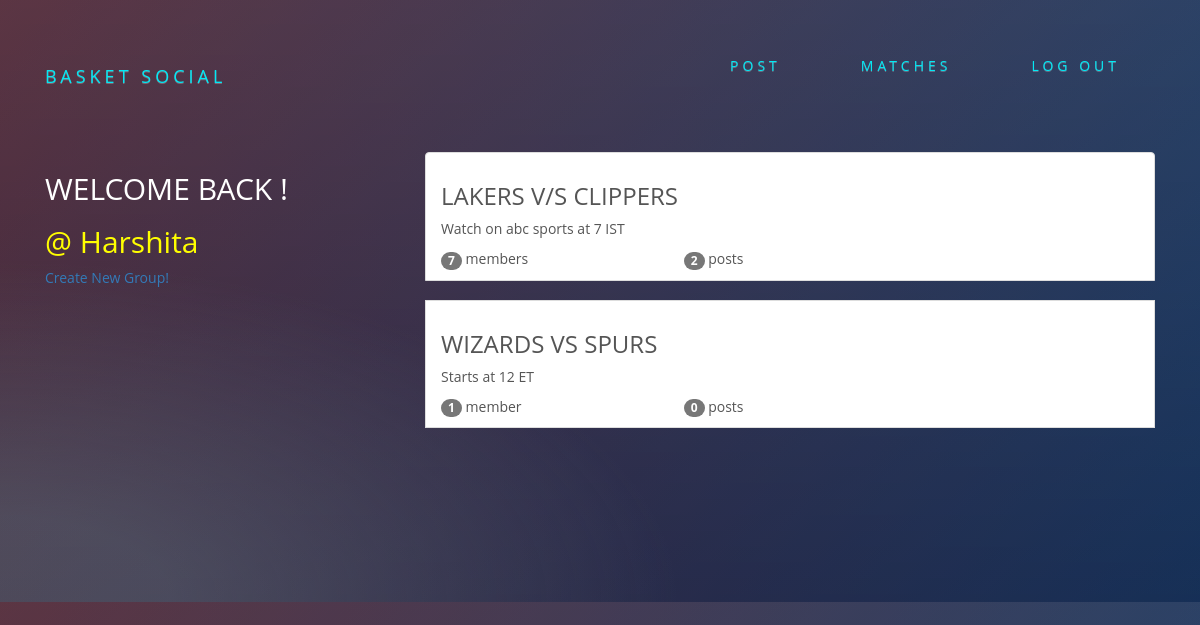
Screenshot of /groups/ (signed in) with the database file from the repository.
### groups/models.py (models this page shows, shortened)
class Group(models.Model):
    name=models.CharField(max_length=255,unique=True)
    slug=models.SlugField(allow_unicode=True,unique=True)
    description=models.TextField(blank=True,default='')
    description_html=models.TextField(editable=False,default='',blank=True)
    members=models.ManyToManyField(User,through='GroupMember')
    class Meta:
        ordering=['name']

### groups/views.py (the view)
# urls.py: path('',views.ListGroups.as_view(),name='all'),
class ListGroups(generic.ListView):
    model=Group

### groups/templates/groups/group_list.html
{% extends 'groups/group_base.html' %}
{% block pregroup %}
<div class="col-md-4">
  <div class="content">
    {% if user.is_authenticated %}
    <h2>WELCOME BACK !</h2>
  <h2>  <a id='pur' href="{% url 'posts:for_user' username=user.username %}">@ {{user.username}}</a></h2>
    {% else %}
    <h2>NBA</h2>
    <h4 id='ase'>Upcoming matches next! </h4>
    <p></p>
    {% endif %}
  </div>
    {% if user.is_authenticated %}
    <a href="{% url 'groups:create' %}" class="bubbly-button cra">Create New Group!</a>
    {% endif %}
</div>
{% endblock %}
{% block group_content %}
<div class="col-md-8">
  <div class="list_group ">
    {% for group in object_list %}
    <a class="list-group-item " href="{% url 'groups:single' slug=group.slug %}">
    <h3 class ='title-group'>{{group.name}}</h3>
    <div class="list-group-text">
      {{group.description_html|safe}}
      <div class="row">
        <div class="col-md-4">
          <span class='badge'>{{group.members.count}}</span>
          member{{group.members.count|pluralize}}
          </div>
          <div class="col-md-4">
            <span class='badge'>{{group.posts.count}}</span>
            post{{group.posts.count|pluralize}}
          </div>
        </div>
      </div>
      </a>
      <br>
{% endfor %}
    </div>
  </div>
{% endblock %}

### static/social/css/master.css (style rules this page uses)
body { margin: 0; overflow: auto; background: #2f294f; color:white; }
* { -webkit-box-sizing:border-box; -moz-box-sizing:border-box; -ms-box-sizing:border-box; -o-box-sizing:border-box; box-sizing:border-box; }
body { font-family: 'Open Sans', sans-serif; background: #092756; background: -moz-radial-gradient(0% 100%, ellipse cover, rgba(104,128,138,.4) 10%,rgba(138,114,76,0) 40%),-moz-linear-gradient(top, rgba(57,173,219,.25) 0%, rgba(42,60,87,.4) 100%), -moz-linear-gradient(-45deg, #670d10 0%, #092756 100%); background: -webkit-radial-gradient(0% 100%, ellipse cover, rgba(104,128,138,.4) 10%,rgba(138,114,76,0) 40%), -webkit-linear-gradient(top, rgba(57,173,219,.25) 0%,rgba(42,60,87,.4) 100%), -webkit-linear-gradient(-45deg, #670d10 0%,#092756 100%); background: -o-radial-gradient(0% 100%, ellipse cover, rgba(104,128,138,.4) 10%,rgba(138,114,76,0) 40%), -o-linear-gradient(top, rgba(57,173,219,.25) 0%,rgba(42,60,87,.4) 100%), -o-linear-gradient(-45deg, #670d10 0%,#092756 100%); background: -ms-radial-gradient(0% 100%, ellipse cover, rgba(104,128,138,.4) 10%,rgba(138,114,76,0) 40%), -ms-linear-gradient(top, rgba(57,173,219,.25) 0%,rgba(42,60,87,.4) 100%), -ms-linear-gradient(-45deg, #670d10 0%,#092756 100%); background: -webkit-radial-gradient(0% 100%, ellipse cover, rgba(104,128,138,.4) 10%,rgba(138,114,76,0) 40%), linear-gradient(to bottom, rgba(57,173,219,.25) 0%,rgba(42,60,87,.4) 100%), linear-gradient(135deg, #670d10 0%,#092756 100%); filter: progid:DXImageTransform.Microsoft.gradient( startColorstr='#3E1D6D', endColorstr='#092756',GradientType=1 ); }
* { margin: 0; padding: 0; box-sizing: border-box; }
#pur { color: yellow; }

### rows the page displays
Group: name "LAKERS V/S CLIPPERS", description_html "Watch on abc sports at 7 IST", members.count "7", posts.count "2"
Group: name "WIZARDS VS SPURS", description_html "Starts at 12 ET", members.count "1", posts.count "0"

### other values shown
{{ user.username }} "Harshita"
